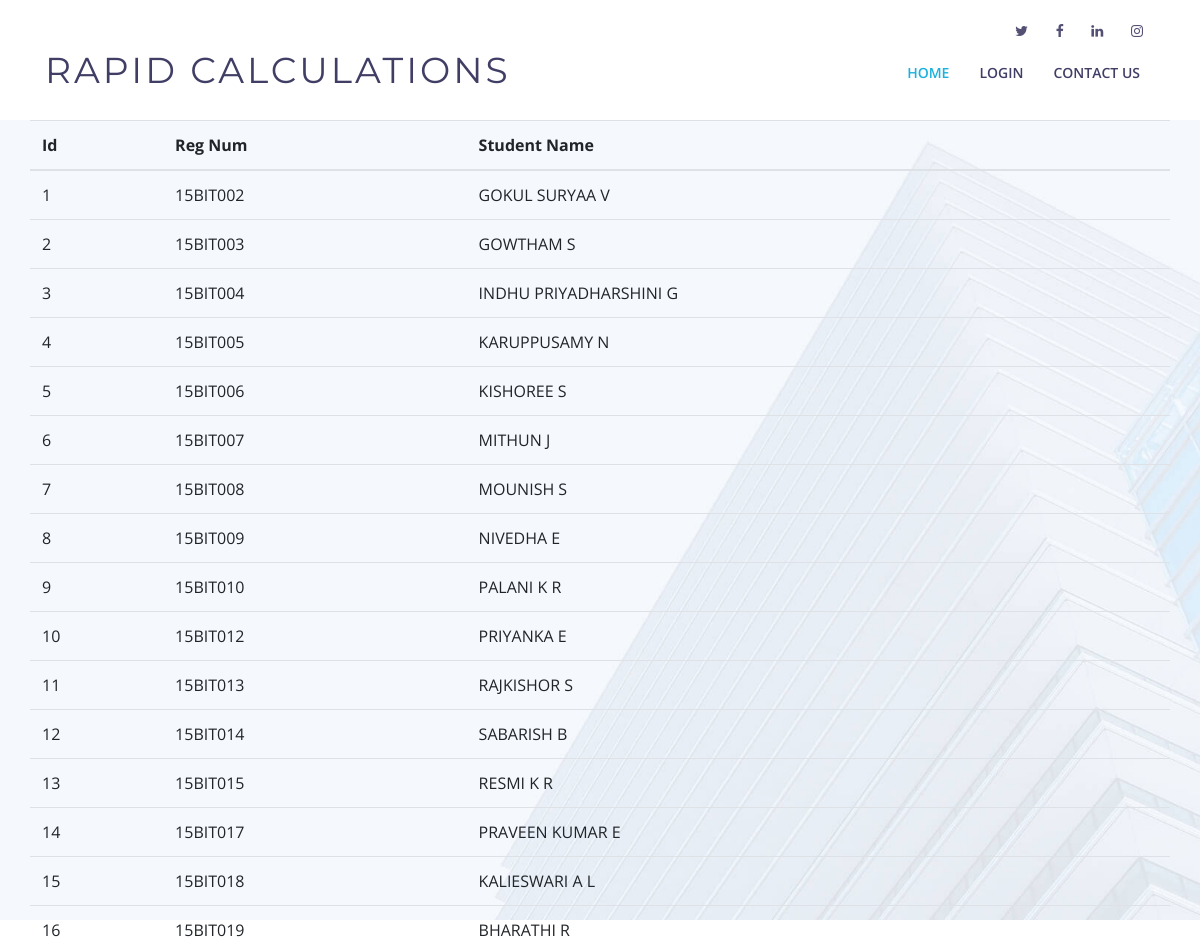
The app's page /display_student/ (upper part), older data.
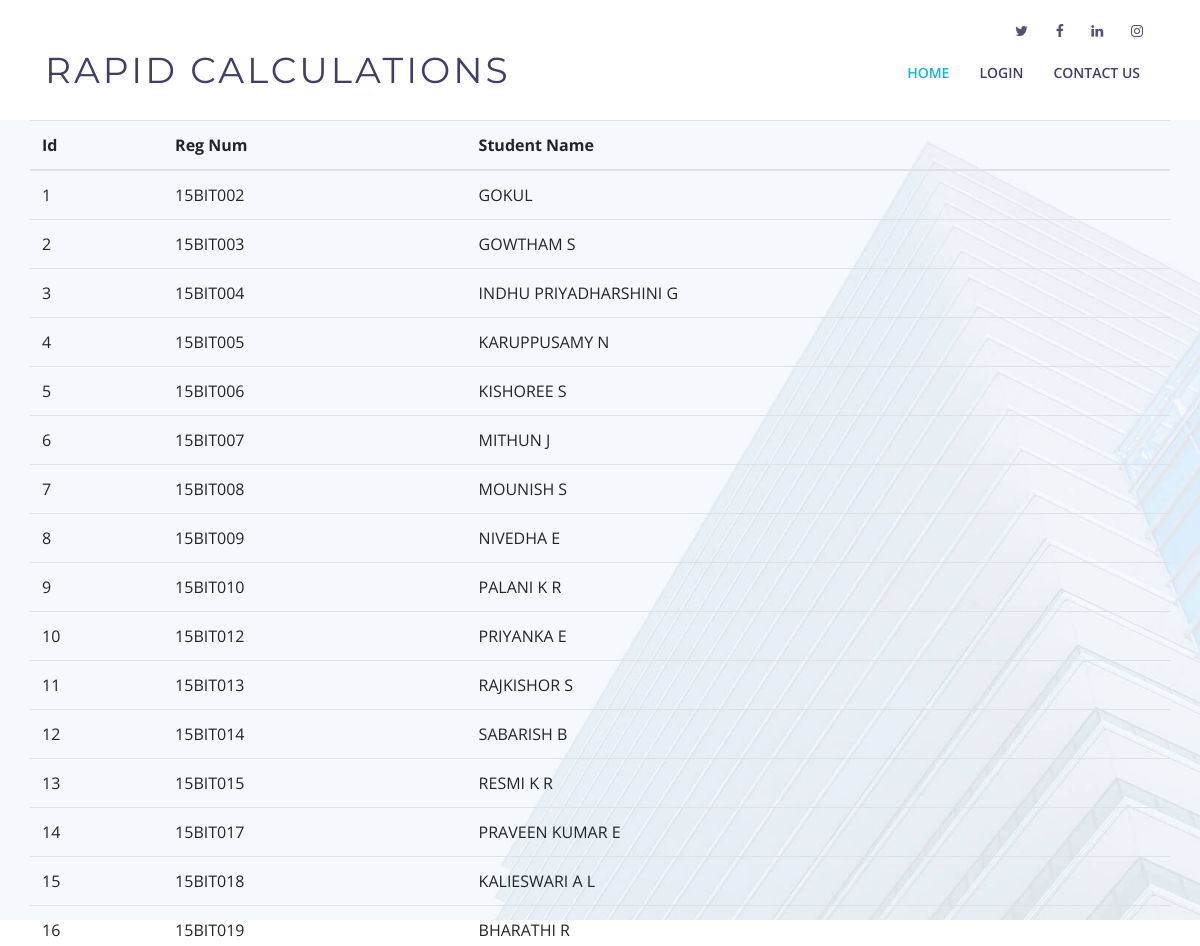
The same page, newer data.
### pages/models.py (models this page shows, shortened)
class Student_details(models.Model):
    reg_num = models.CharField(max_length=10, blank=False)
    student_name = models.CharField(max_length=50, blank=False)

### pages/views.py (the view)
# urls.py: path('display_student/', show_students, name="display_student"),
def show_students(request, *args, **kwargs):
    items = Student_details.objects.all()
    context = {
        'items' : items,
    }
    return render(request, "display_student.html", context)

### templates/display_student.html (shortened to what this page needs)
<!DOCTYPE html>
<html lang="en">
<head>
  <link href="/static/pages/lib/bootstrap/css/bootstrap.min.css" rel="stylesheet">
  <link href="/static/pages/lib/font-awesome/css/font-awesome.min.css" rel="stylesheet">
  <link href="/static/pages/lib/animate/animate.min.css" rel="stylesheet">
  <link href="/static/pages/lib/ionicons/css/ionicons.min.css" rel="stylesheet">
  <link href="/static/pages/lib/owlcarousel/assets/owl.carousel.min.css" rel="stylesheet">
  <link href="/static/pages/lib/lightbox/css/lightbox.min.css" rel="stylesheet">
  <link rel="stylesheet" href="/static/pages/css/style.css" type="text/css">
</head>
<body>
  <header id="header">
    <div id="topbar">
      <div class="container">
        <div class="social-links">
          <a href="https://twitter.com/kctofficial?lang=en" class="twitter"><i class="fa fa-twitter"></i></a>
          <a href="https://www.facebook.com/KCT.edu/" class="facebook"><i class="fa fa-facebook"></i></a>
          <a href="https://in.linkedin.com/school/kct/" class="linkedin"><i class="fa fa-linkedin"></i></a>
          <a href="https://www.instagram.com/kct_84/?hl=en" class="instagram"><i class="fa fa-instagram"></i></a>
        </div>
      </div>
    </div>
    <div class="container">
      <div class="logo float-left">
        <h1 class="text-light"><a href="#intro" class="scrollto"><span>Rapid Calculations</span></a></h1>
      </div>
      <nav class="main-nav float-right d-none d-lg-block">
        <ul>
          <li class="active"><a href="{% url 'home' %}">Home</a></li>
          <li><a href="{% url 'login' %}">Login</a></li>
          <li><a href="#footer">Contact Us</a></li>
        </ul>
      </nav>
    </div>
  </header>
<br><br><br><br><br>
  <section id="intro" >
    <div class="container h-50">
      <div class="row">
          <table class="table table-hover">
            <thead>
              <tr>
                <th>Id</th>
                <th>Reg Num</th>
                <th>Student Name</th>
              </tr>
            </thead>
            <tbody>
                {% for item in items %}
                <tr>
                  <td>{{ item.pk }}</td>
                  <td> {{ item.reg_num }}</td>
                  <td>{{ item.student_name }}</td>
                </tr>
                {% endfor %}
            </tbody>
          </table>
    </div>
    </div>
  </section>
  </body>
  </html>

Row changes from the older to the newer data that the page shows:
changed Student_details "15BIT002": student_name "GOKUL SURYAA V" → "GOKUL"
